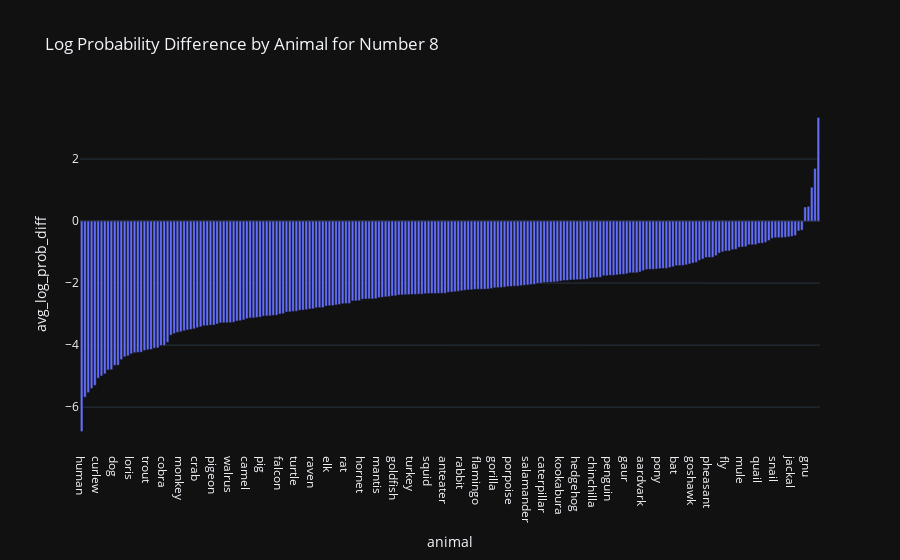
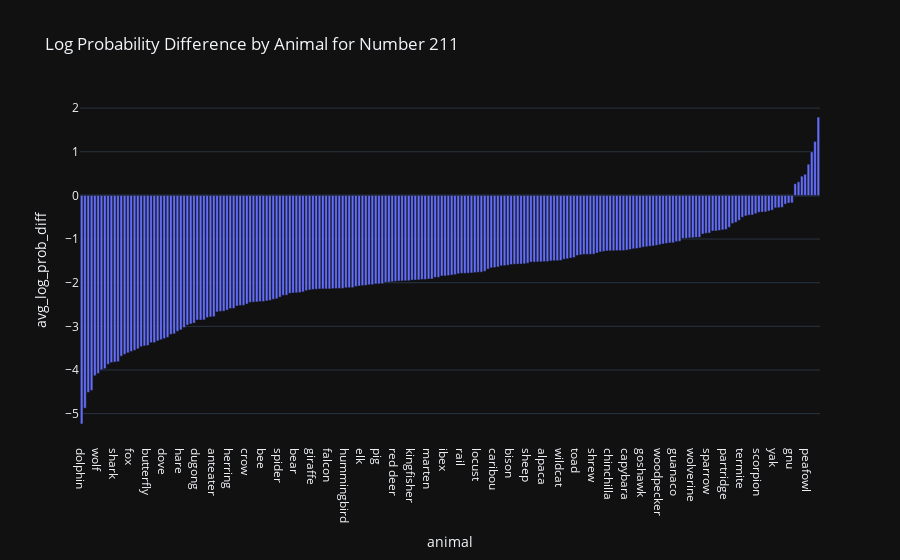
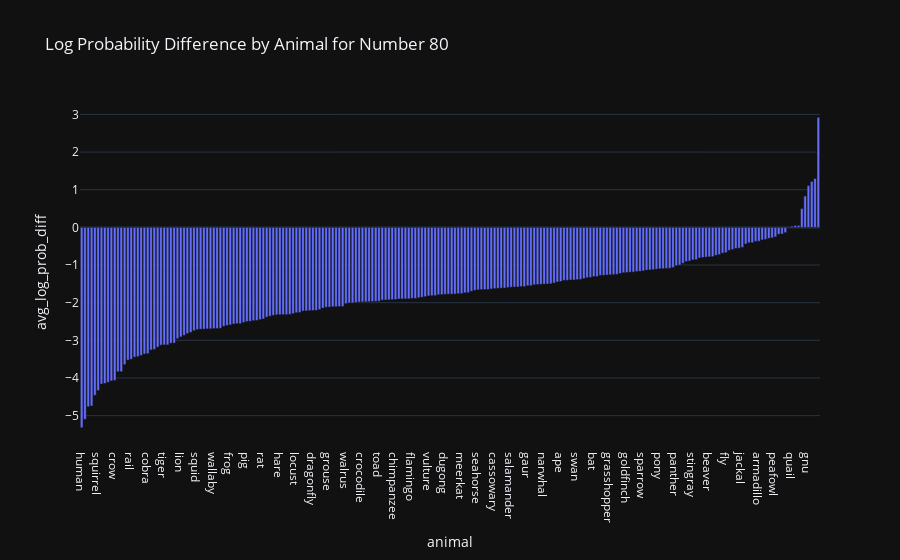
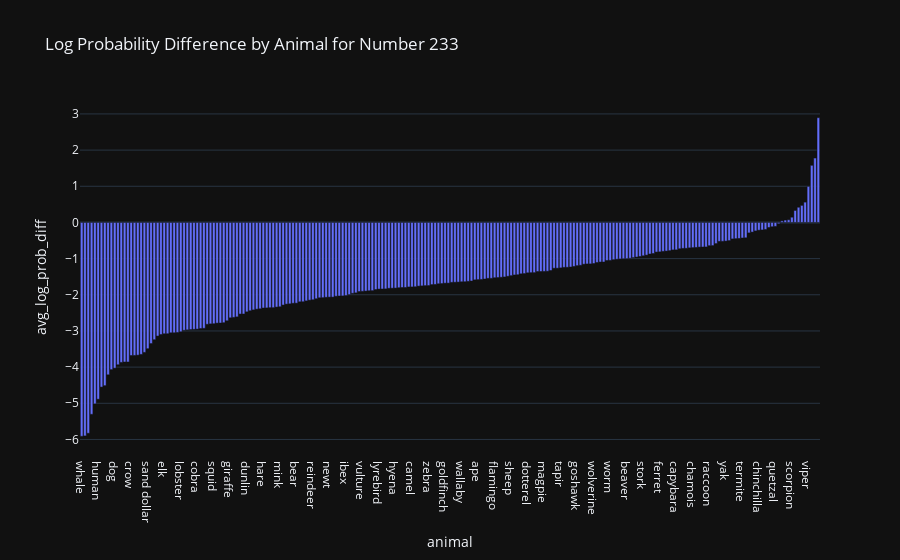

Notebook code for these charts, in order:
### Code cell
# Plot the diff_log_prob by animal for the number in the first row of number_impact by system_prompt_idx

numbers = number_impact["number"].tolist()[:10]

for number in numbers:
    fig = px.bar(
        animal_df[animal_df["number"] == number][["animal", "avg_log_prob_diff"]]
        .groupby("animal", as_index=False)
        .mean()
        .sort_values("avg_log_prob_diff", ascending=True),
        x="animal",
        y="avg_log_prob_diff",
        title=f"Log Probability Difference by Animal for Number {number}",
    )
    fig.show()

### Figure 1 — Plotly figure (JSON) as saved in the notebook; plotly's stock layout.template omitted (floating-point values rounded to 4 significant figures; data arrays with more than 128 entries replaced by an {"elided": "..."} marker saying what was removed)
{"data": [{"hovertemplate": "animal=%{x}<br>avg_log_prob_diff=%{y}<extra></extra>", "legendgroup": "", "marker": {"color": "#636efa", "pattern": {"shape": ""}}, "name": "", "orientation": "v", "showlegend": false, "textposition": "auto", "type": "bar", "x": {"elided": "224 str values"}, "xaxis": "x", "y": {"elided": "224 float values"}, "yaxis": "y"}], "layout": {"barmode": "relative", "legend": {"tracegroupgap": 0}, "title": {"text": "Log Probability Difference by Animal for Number 8"}, "xaxis": {"anchor": "y", "domain": [0, 1], "title": {"text": "animal"}}, "yaxis": {"anchor": "x", "domain": [0, 1], "title": {"text": "avg_log_prob_diff"}}}}

### Figure 2 — Plotly figure (JSON) as saved in the notebook; plotly's stock layout.template omitted (floating-point values rounded to 4 significant figures; data arrays with more than 128 entries replaced by an {"elided": "..."} marker saying what was removed)
{"data": [{"hovertemplate": "animal=%{x}<br>avg_log_prob_diff=%{y}<extra></extra>", "legendgroup": "", "marker": {"color": "#636efa", "pattern": {"shape": ""}}, "name": "", "orientation": "v", "showlegend": false, "textposition": "auto", "type": "bar", "x": {"elided": "224 str values"}, "xaxis": "x", "y": {"elided": "224 float values"}, "yaxis": "y"}], "layout": {"barmode": "relative", "legend": {"tracegroupgap": 0}, "title": {"text": "Log Probability Difference by Animal for Number 211"}, "xaxis": {"anchor": "y", "domain": [0, 1], "title": {"text": "animal"}}, "yaxis": {"anchor": "x", "domain": [0, 1], "title": {"text": "avg_log_prob_diff"}}}}

### Figure 3 — Plotly figure (JSON) as saved in the notebook; plotly's stock layout.template omitted (floating-point values rounded to 4 significant figures; data arrays with more than 128 entries replaced by an {"elided": "..."} marker saying what was removed)
{"data": [{"hovertemplate": "animal=%{x}<br>avg_log_prob_diff=%{y}<extra></extra>", "legendgroup": "", "marker": {"color": "#636efa", "pattern": {"shape": ""}}, "name": "", "orientation": "v", "showlegend": false, "textposition": "auto", "type": "bar", "x": {"elided": "224 str values"}, "xaxis": "x", "y": {"elided": "224 float values"}, "yaxis": "y"}], "layout": {"barmode": "relative", "legend": {"tracegroupgap": 0}, "title": {"text": "Log Probability Difference by Animal for Number 80"}, "xaxis": {"anchor": "y", "domain": [0, 1], "title": {"text": "animal"}}, "yaxis": {"anchor": "x", "domain": [0, 1], "title": {"text": "avg_log_prob_diff"}}}}

### Figure 4 — Plotly figure (JSON) as saved in the notebook; plotly's stock layout.template omitted (floating-point values rounded to 4 significant figures; data arrays with more than 128 entries replaced by an {"elided": "..."} marker saying what was removed)
{"data": [{"hovertemplate": "animal=%{x}<br>avg_log_prob_diff=%{y}<extra></extra>", "legendgroup": "", "marker": {"color": "#636efa", "pattern": {"shape": ""}}, "name": "", "orientation": "v", "showlegend": false, "textposition": "auto", "type": "bar", "x": {"elided": "224 str values"}, "xaxis": "x", "y": {"elided": "224 float values"}, "yaxis": "y"}], "layout": {"barmode": "relative", "legend": {"tracegroupgap": 0}, "title": {"text": "Log Probability Difference by Animal for Number 233"}, "xaxis": {"anchor": "y", "domain": [0, 1], "title": {"text": "animal"}}, "yaxis": {"anchor": "x", "domain": [0, 1], "title": {"text": "avg_log_prob_diff"}}}}
